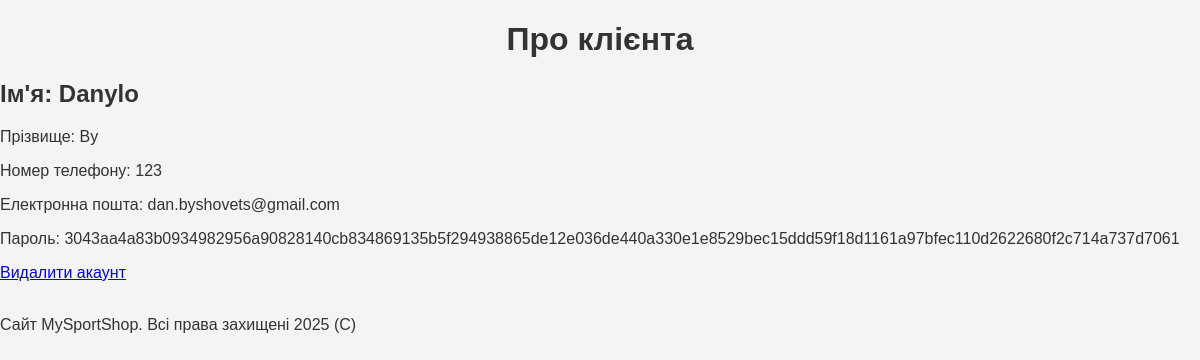
The app's page /clients/2 with its own data.
### app.py (models this page shows, shortened)
class Client(db.Model):
    id = db.Column(db.Integer, primary_key=True)
    name = db.Column(db.String(30), nullable=False)
    surname = db.Column(db.String(30), nullable=False)
    phone = db.Column(db.String(19), nullable=False)
    cart = db.Column(db.String(1000), nullable=False)
    email = db.Column(db.String(50), nullable=False)
    password = db.Column(db.String(10), nullable=False)

### app.py (the view)
@app.route("/clients/<int:client_id>")
def client_detail_view(client_id):
    client = Client.query.get_or_404(client_id)
    return render_template("client_detail_view.html", client=client)

### templates/client_detail_view.html (shortened to what this page needs)
{% extends 'layout.html' %}
{% block content %}
<h1>Про клієнта</h1>
<div>
    <h2>Ім'я: {{ client.name }}</h2>
    <p>Прізвище: {{ client.surname }}</p>
    <p>Номер телефону: {{ client.phone }}</p>
    <p>Електронна пошта: {{ client.email }}</p>
    <p>Пароль: {{ client.password }}</p>
    <a href="{{client.id}}/delete">Видалити акаунт</a>
</div>
<br>
{% endblock %}

### static/css/styles.css (style rules this page uses)
body { font-family: Arial, sans-serif; margin: 0; padding: 0; background-color: #f4f4f4; color: #333; }
h1 { text-align: center; }

### records on screen
Client: name "Danylo", surname "By", phone "123", email "dan.byshovets@gmail.com", password "3043aa4a83b0934982956a90828140cb834869135b5f294938865de12e036de440a330e1e8529bec15ddd59f18d1161a97bfec110d2622680f2c714a737d7061"
